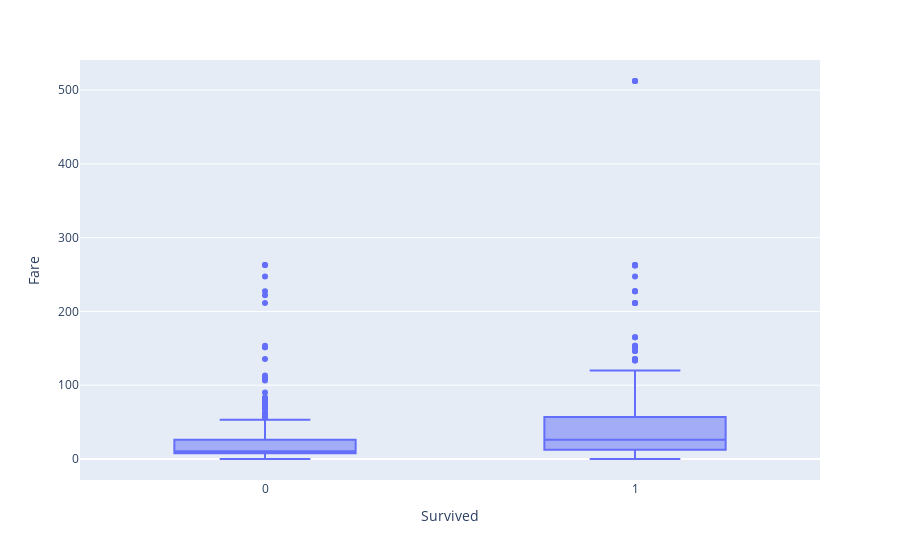

Notebook code for this chart:
### Code cell
import plotly.express as px 
plot_data = train_data[['Survived','Fare']]
fig = px.box(plot_data,x = 'Survived',y = 'Fare')
fig.show()

### Figure 1 — Plotly figure (JSON) as saved in the notebook; plotly's stock layout.template omitted (floating-point values rounded to 4 significant figures; data arrays with more than 128 entries replaced by an {"elided": "..."} marker saying what was removed)
{"data": [{"alignmentgroup": "True", "hovertemplate": "Survived=%{x}<br>Fare=%{y}<extra></extra>", "legendgroup": "", "marker": {"color": "#636efa"}, "name": "", "notched": false, "offsetgroup": "", "orientation": "v", "showlegend": false, "type": "box", "x": {"elided": "891 int values"}, "x0": " ", "xaxis": "x", "y": {"elided": "891 float values"}, "y0": " ", "yaxis": "y"}], "layout": {"boxmode": "group", "legend": {"tracegroupgap": 0}, "margin": {"t": 60}, "xaxis": {"anchor": "y", "domain": [0, 1], "title": {"text": "Survived"}}, "yaxis": {"anchor": "x", "domain": [0, 1], "title": {"text": "Fare"}}}}
